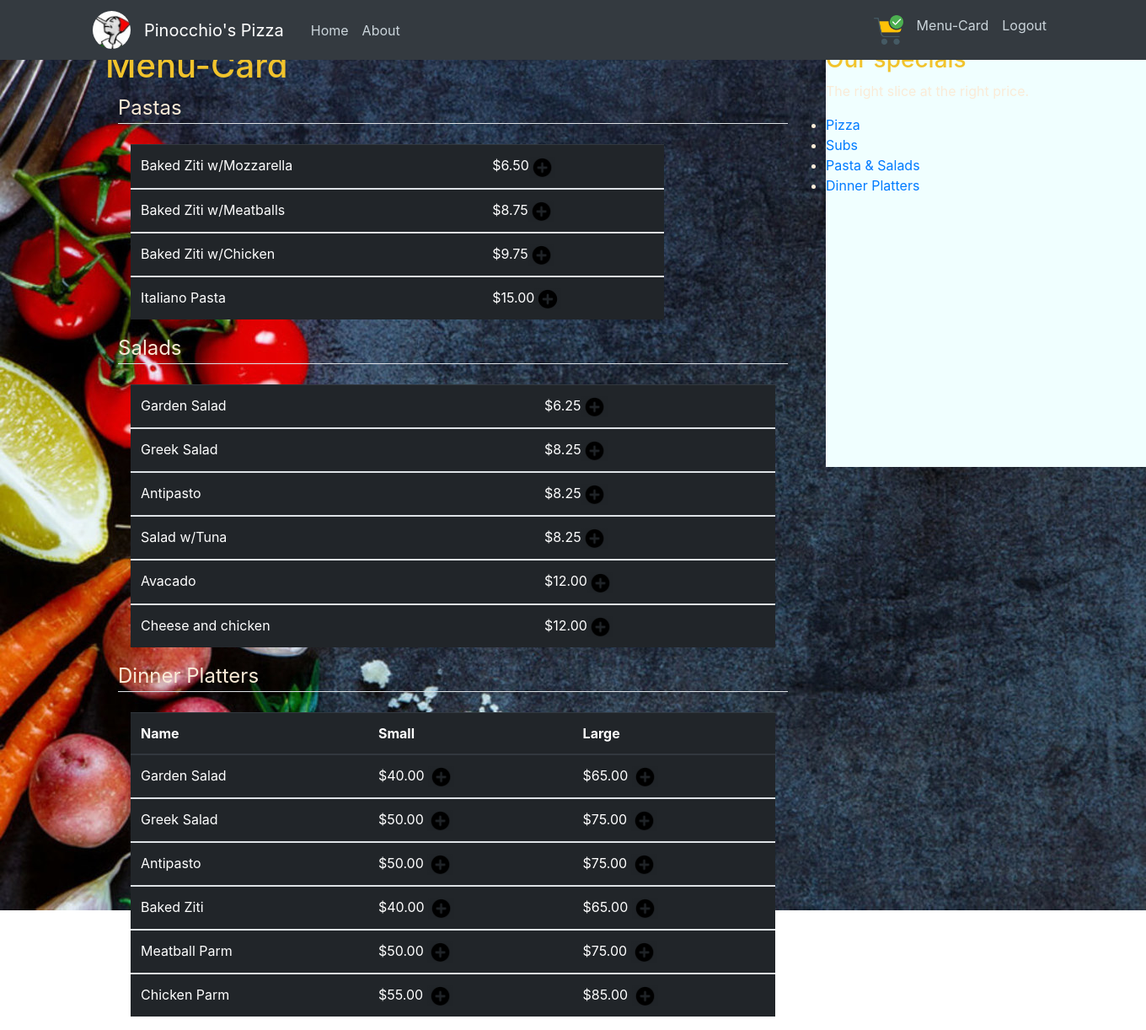
The app's page /menu/ (signed in) with its own data.
### orders/models.py (models this page shows, shortened)
class Pasta(models.Model):
    name = models.CharField(max_length=40)
    price = models.DecimalField(help_text="Price in U$S",max_digits=4, decimal_places=2)

class Salad(models.Model):
    name = models.CharField(max_length=40)
    price = models.DecimalField(help_text="Price in U$S",max_digits=4, decimal_places=2)

class Dinnerplatter(models.Model):
    name = models.CharField(max_length=40)
    small=models.DecimalField(help_text="Price in U$S",max_digits=4, decimal_places=2)
    large=models.DecimalField(help_text="Price in U$S",max_digits=4, decimal_places=2)

### orders/views.py (the view)
# urls.py: path('menu/', views.menu,name='menu'),
def menu(request):
    context = {
        "pastas": Pasta.objects.all(),
        "salads": Salad.objects.all(),
        "platters": Dinnerplatter.objects.all(),
    }
    return render(request, "orders/menu.html",context)

### orders/templates/orders/menu.html (shortened to what this page needs)
{% extends "orders/base.html" %}
{% load static %}
{% block content%}
    <h1>Menu-Card</h1>
    <div>
        <div class="container">
            <legend class="border-bottom mb-4">Pastas</legend>
            <div class="col-md-10">
                <table class="table table-dark table-hover">
                    {% for pasta in pastas %}
                    <tbody>
                        <tr>
                            <td> {{ pasta.name }}</td>
                            <td> ${{ pasta.price }}<a><img class='plus' height="25"  src="{% static "images/plusimg.png" %}"></a></td>
                        </tr>
                    {% endfor %}
                    </tbody>
                    </table>
            </div>
        </div>
        <div class="container">
            <legend class="border-bottom mb-4">Salads</legend>
            <div class="col-md-12">
                <table class="table table-dark table-hover">
                    {% for salad in salads %}
                    <tbody>
                        <tr>
                        <td> {{ salad.name }} </td>
                        <td> ${{ salad.price }}<a><img class='plus' height="25"  src="{% static "images/plusimg.png" %}"></a></td>
                        </tr>
                    {% endfor %}
                    </tbody>
                    </table>
            </div>
        </div>
        <div class="container">
            <legend class="border-bottom mb-4">Dinner Platters</legend>
            <div class="col-md-12">
                <table class="table table-dark table-hover">
                    <thead >
                        <tr >
                            <th>Name</th>
                            <th>Small</th>
                            <th>Large</th>
                        </tr>
                    </thead>
                    {% for dp in platters %}
                    <tbody>
                        <tr>
                        <td> {{ dp.name }} </td>
                        {% with category="Dinner Platter" %}  {% with size="small"%}<td>${{dp.small}}<a href="{% url 'add' category size dp.name dp.small %}"> <img class='plus' height="25"  src="{% static "images/plusimg.png" %}"></a></td>{% endwith %}
                        {% with size="large"%}<td>${{dp.large}}<a href="{% url 'add' category size dp.name dp.small %}"> <img class='plus' height="25"  src="{% static "images/plusimg.png" %}"></a></td>{% endwith %}    {% endwith %}
                        </tr>
                    {% endfor %}
                    </tbody>
                    </table>
            </div>
        </div>
    </div>
{% endblock content %}

### orders/static/orders/main.css (style rules this page uses)
body, html { background-repeat: no-repeat; margin-top: 2%; height: 100%; }
h1, h2, h3, h4, h5, h6 { color: #f1c32c; }

### orders/templates/orders/menu.html (style rules this page uses)
* { margin: 0; padding: 0; }
body { color: antiquewhite; }

### records on screen
Pasta: name "Baked Ziti w/Mozzarella", price "6.50"
Pasta: name "Baked Ziti w/Meatballs", price "8.75"
Pasta: name "Baked Ziti w/Chicken", price "9.75"
Pasta: name "Italiano Pasta", price "15.00"
Salad: name "Garden Salad", price "6.25"
Salad: name "Greek Salad", price "8.25"
Salad: name "Antipasto", price "8.25"
Salad: name "Salad w/Tuna", price "8.25"
Salad: name "Avacado", price "12.00"
Salad: name "Cheese and chicken", price "12.00"
Dinnerplatter: name "Garden Salad", small "40.00", large "65.00"
Dinnerplatter: name "Greek Salad", small "50.00", large "75.00"
Dinnerplatter: name "Antipasto", small "50.00", large "75.00"
Dinnerplatter: name "Baked Ziti", small "40.00", large "65.00"
Dinnerplatter: name "Meatball Parm", small "50.00", large "75.00"
Dinnerplatter: name "Chicken Parm", small "55.00", large "85.00"
